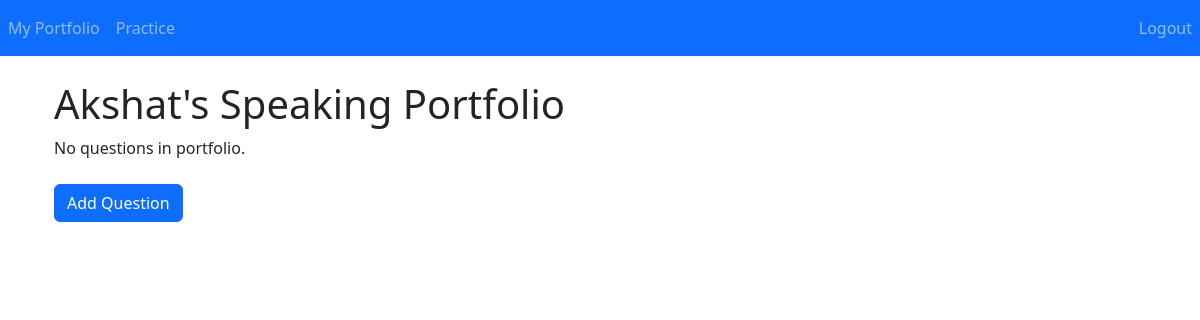
Page / (signed in) on the earlier database version.
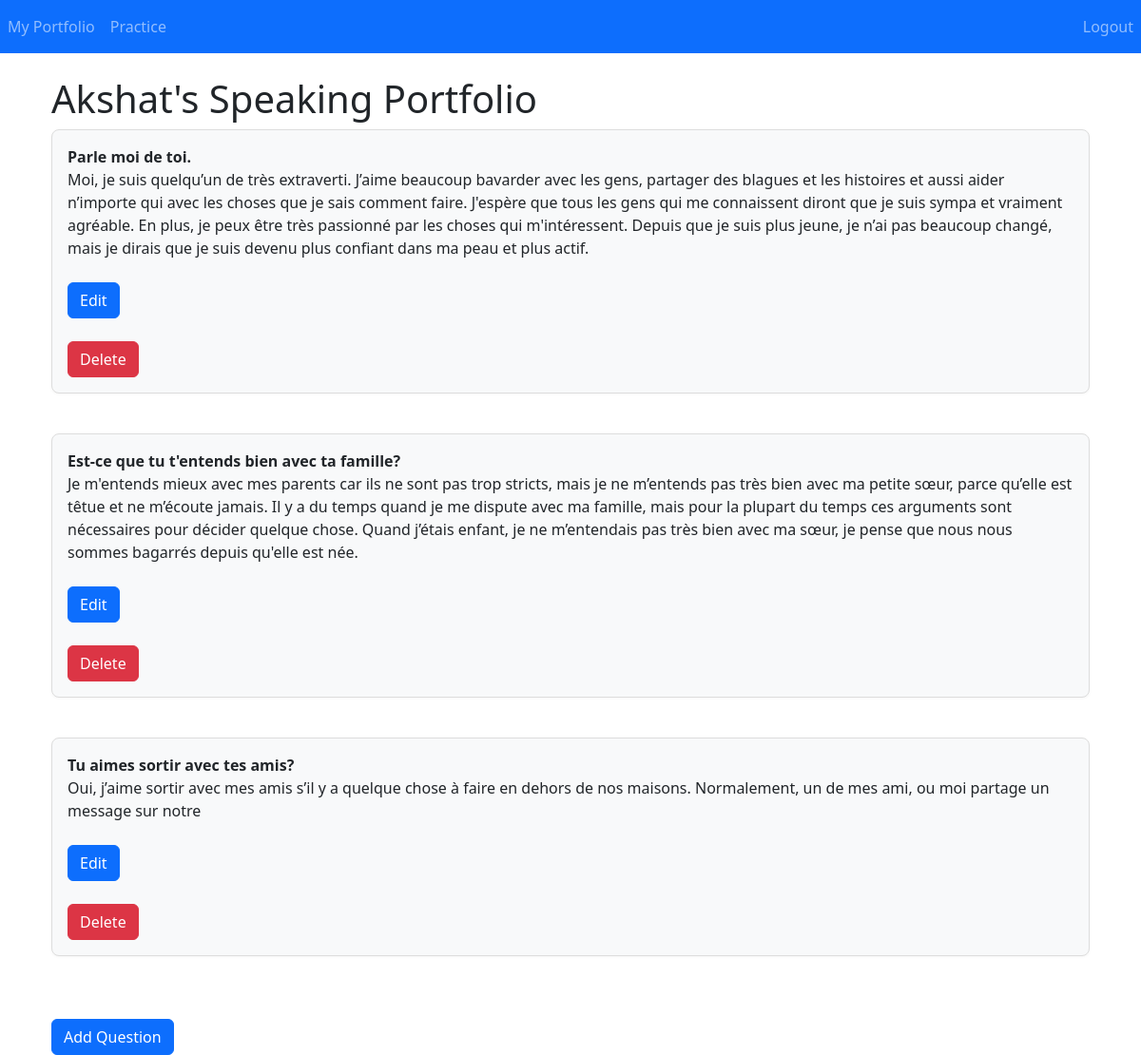
Same page on the later database version.
### PronunciationApp/models.py (models this page shows)
class Question(models.Model):
    question = models.CharField(max_length=1024)
    response = models.CharField(max_length=2048)
    student = models.ForeignKey(Student, on_delete=models.CASCADE, related_name='questions')

### PronunciationApp/views.py (the view)
# urls.py: path("", views.portfolio, name="portfolio"),
def portfolio(request):
    if not request.user.is_authenticated:
        return redirect('login')
    else:
        student = request.user.student
        questions = list(student.questions.all())
        return render(request, "portfolio.html", {
            'authenticated': request.user.is_authenticated,
            'name': request.user.first_name,
            'questions': questions
        })

### PronunciationApp/templates/portfolio.html (shortened to what this page needs)
{% extends "base.html" %}
{% block content %}
    <div class="container">
        <h1>{{ name }}'s Speaking Portfolio</h1>
        {% for question in questions %}
            <div class="question bg-light">
                <div><strong>{{ question.question }}</strong></div>
                <div>{{ question.response }}</div><br>
                <a href="/question/edit/{{ question.id }}/"><button class="btn btn-primary">Edit</button><a></a>
                <br><br>
                <form action="/question/delete/{{ question.id }}/" method="POST">
                    <button type="submit" class="btn btn-danger">Delete</button>
                </form>
            </div>
            <br>
        {% empty %}
            <div>No questions in portfolio.</div>
        {% endfor %}
        <br>
        <a href="/question/create/"><button class="btn btn-primary">Add Question</button></a>
    </div>
{% endblock %}

### PronunciationApp/templates/base.html (shortened to what this page needs)
{% load static %}
<!DOCTYPE html>
<html lang="en">
    <head>
        <link rel="stylesheet" href="{% static 'styles/styles.css' %}">
        <link href="https://cdn.jsdelivr.net/npm/bootstrap@5.3.5/dist/css/bootstrap.min.css" rel="stylesheet">
    </head>
    <body>
        {% if authenticated == True %}
        <nav id="navbar" class="navbar navbar-expand-sm navbar-dark bg-primary">
            <div class="collapse navbar-collapse" id="navbarSupportedContent">
              <ul class="navbar-nav w-100">
                <li class="nav-item active">
                  <a class="nav-link" href="{% url 'portfolio' %}">My Portfolio</a>
                </li>
                <li class="nav-item">
                  <a class="nav-link" href="{% url 'choice' %}">Practice</a>
                </li>
                <li class="nav-item ms-auto">
                  <a class="nav-link" href="{% url 'logout' %}">Logout</a>
                </li>
              </ul>
            </div>
          </nav>
          {% endif %}
          <main class="container mt-4">
            {% block content %}
            {% endblock %}
          </main>
    </body>
</html>

### PronunciationApp/static/styles/styles.css (style rules this page uses)
* { user-select: none; }
.question { border: 1px solid #ddd; border-radius: 8px; background: #f9fafb; padding: 16px; margin-bottom: 18px; box-shadow: 0 1px 3px rgba(0,0,0,0.04); }

Differences in the rows shown:
added Question: question "Parle moi de toi.", response "Moi, je suis quelqu’un de très extraverti. J’aime beaucoup bavarder avec les gens, partager des blagues et les histoires et aussi aider n’importe qui avec les choses que je sais comment faire. J'espère que tous les gens qui me connaissent diront que je suis sympa et vraiment agréable. En plus, je peux être très passionné par les choses qui m'intéressent. Depuis que je suis plus jeune, je n’ai pas beaucoup changé, mais je dirais que je suis devenu plus confiant dans ma peau et plus actif."
added Question: question "Est-ce que tu t'entends bien avec ta famille?", response "Je m'entends mieux avec mes parents car ils ne sont pas trop stricts, mais je ne m’entends pas très bien avec ma petite sœur, parce qu’elle est têtue et ne m’écoute jamais. Il y a du temps quand je me dispute avec ma famille, mais pour la plupart du temps ces arguments sont nécessaires pour décider quelque chose. Quand j’étais enfant, je ne m’entendais pas très bien avec ma sœur, je pense que nous nous sommes bagarrés depuis qu'elle est née."
added Question: question "Tu aimes sortir avec tes amis?", response "Oui, j’aime sortir avec mes amis s’il y a quelque chose à faire en dehors de nos maisons. Normalement, un de mes ami, ou moi partage un message sur notre"
Other differences:
text no longer shown: "No questions in portfolio."
